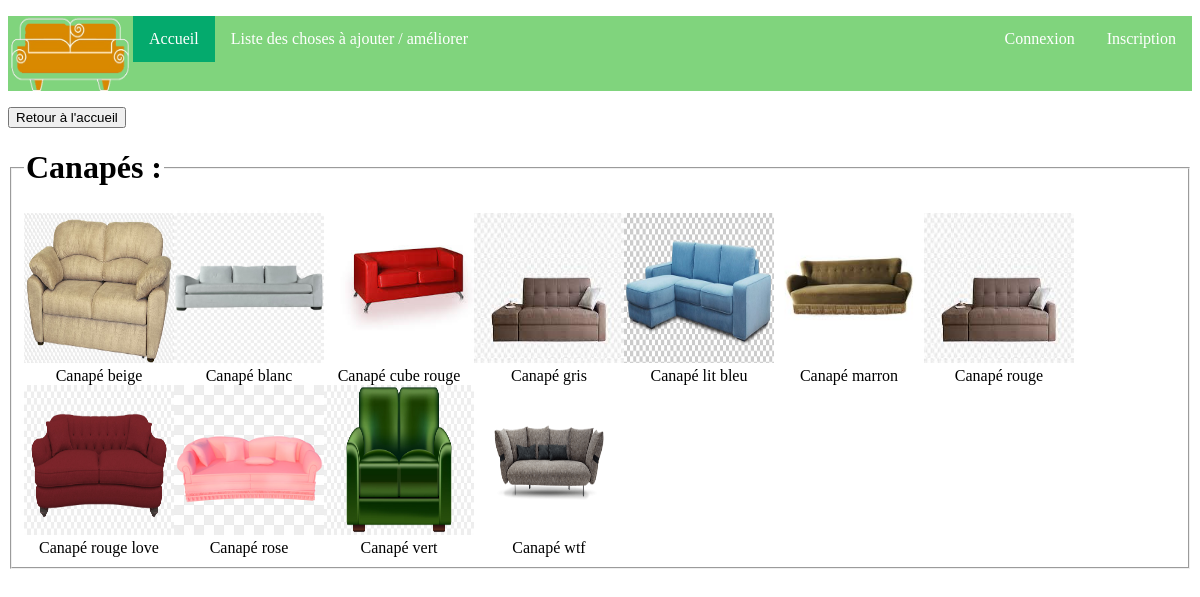
Page /modules/categorie.php?categorie=Canapés on the committed database.
### tables this page shows
CREATE TABLE "Produit" (
	"NumProd"	INTEGER NOT NULL,
	"Nom"	TEXT NOT NULL,
	"Annee"	INTEGER,
	"NomMarque"	TEXT,
	"NomCategorie"	TEXT NOT NULL,
	"Prix"	FLOAT NOT NULL,
	PRIMARY KEY("NumProd")
);

### modules/categorie.php (the view, shortened to what this page needs)
<!DOCTYPE html>
<html lang="fr">
<html>
    <head>
        <link rel='stylesheet' type="text/css" href="../css/style.css">
    </head>
    <body>
        <header><?php include ('../page/header.php'); ?></header>
        <main>
            <a href="../index.php"><button type="button">Retour à l'accueil</button></a>
            <div>
                <?php
                $db = new SQLite3('../bdd.db');
                $categorie_rech = $_GET['categorie'];
                $Categorie = $db->query("SELECT NumProd,Nom FROM Produit Where NomCategorie = '$categorie_rech'");
                echo "<div>";?>
                <fieldset>
                <legend><h1><?php echo"$categorie_rech";?> :</h1></legend><?php
                while($row = $Categorie->fetchArray()){
                        echo"<div class='marque_block'>";
                        echo "<a href='produit.php?NuméProd={$row[NumProd]}' class='lien'>";
                        echo "<center><img src='../img/produits/{$row[Nom]}.png' height=150  width=150><br>";
                        echo"<div>{$row[Nom]}</div></center>";
                        echo"</a>";
                    echo"</div>";}
                ?></fieldset>
            </div>
        </main>
    </body>
</html>

### page/header.php
<link rel='stylesheet' type="text/css" href="../css/style.css">
<?php
	echo"<div class='page'>";
		echo"<ul>";
			echo"<li>";
				echo"<img src='../img/logo.png' height=75 width=125 align='center'>";
			echo"</li>";
			echo"<li>";
				echo"<a class='active' href='index.php'>Accueil</a>";
			echo"</li>";
			echo"<li>";
				echo"<a href='../liste.html'>Liste des choses à ajouter / améliorer</a>";
			echo"</li>";
			echo"<li style='float:right'>";
				echo"<a href='../modules/inscription.php'>Inscription</a>";
			echo"</li>";
			echo"<li style='float:right'>";
				echo"<a href='../modules/connexion.php'>Connexion</a>";
			echo"</li>";
		echo"</ul>";
	echo"</div>";
?>

### css/style.css (style rules this page uses)
ul { list-style-type: none; margin: -11; padding: 0; overflow: hidden; background-color: #80D47D; }
li { float: left; }
li a { display: block; color: white; text-align: center; padding: 14px 16px; text-decoration: none; }
.active { background-color: #04AA6D; }
.page { background-color: teal; }
.lien { text-decoration: inherit; color:black; }
.marque_block { display: inline-block; align-content:space-between; }

### rows in the picture
produit: Nom (picture), Nom "Canapé beige"
produit: Nom (picture), Nom "Canapé blanc"
produit: Nom (picture), Nom "Canapé cube rouge"
produit: Nom (picture), Nom "Canapé gris"
produit: Nom (picture), Nom "Canapé lit bleu"
produit: Nom (picture), Nom "Canapé marron"
produit: Nom (picture), Nom "Canapé rouge"
produit: Nom (picture), Nom "Canapé rouge love"
produit: Nom (picture), Nom "Canapé rose"
produit: Nom (picture), Nom "Canapé vert"
produit: Nom (picture), Nom "Canapé wtf"

### other values in the picture
$categorie_rech "Canapés"
